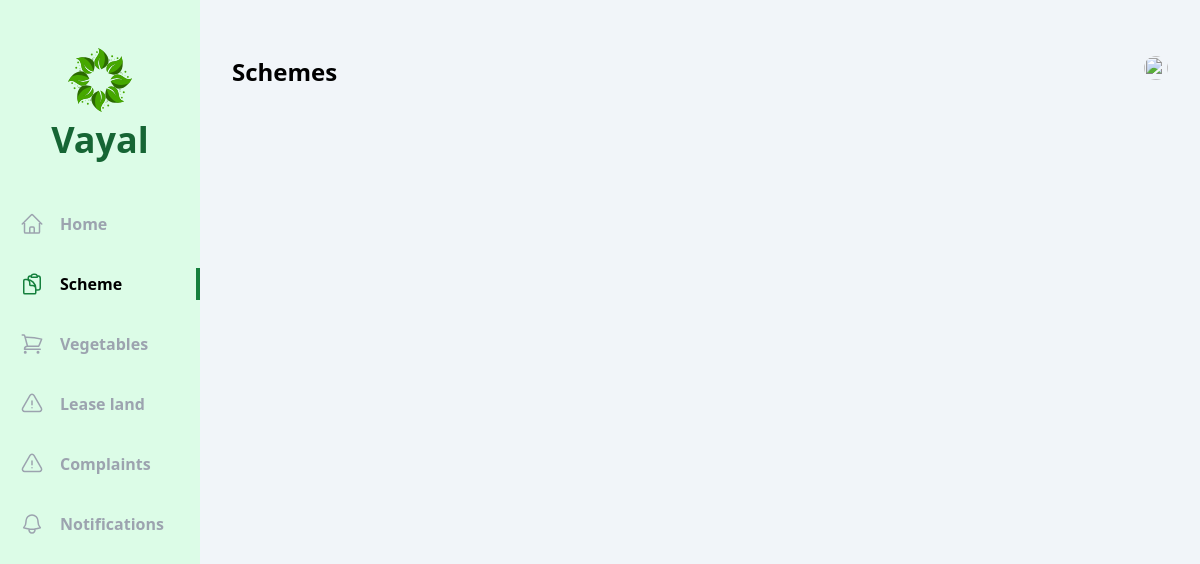
The app's page /user/schemes/, older data.
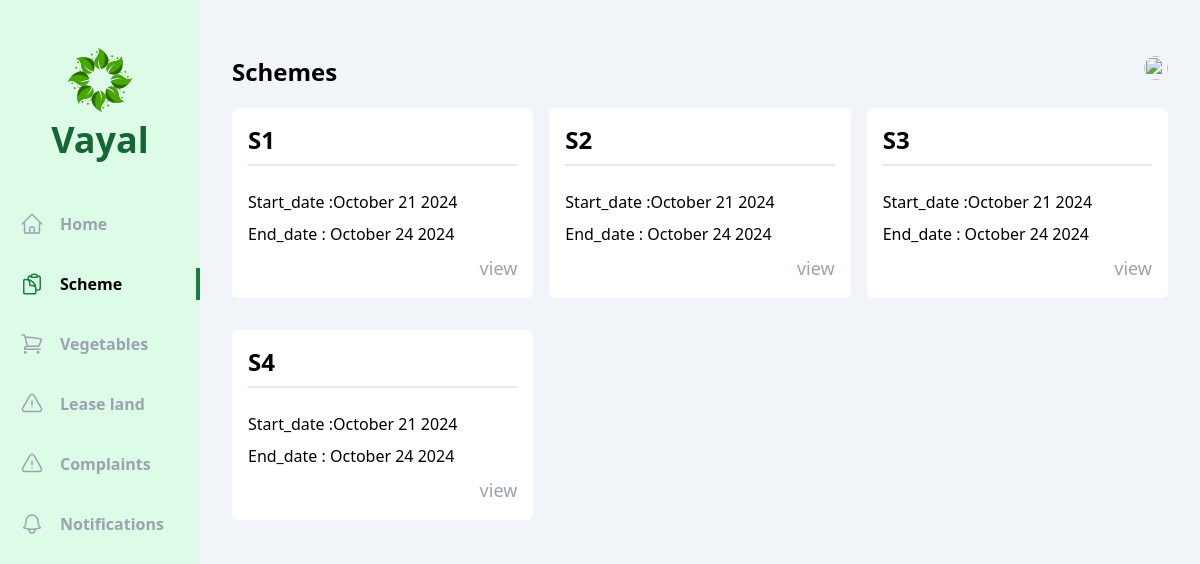
The same page, newer data.
### officer/models.py (models this page shows, shortened)
class Scheme(models.Model):
    name=models.CharField(max_length=250)
    type=models.CharField(max_length=50,choices=schem_type)
    description=models.CharField(max_length=250)
    criteria=models.CharField(max_length=250)
    start_date=models.DateTimeField(auto_now_add=True)
    end_date=models.DateField()

### vayal_user/views/schemes.py (the view)
# urls.py: path('schemes/',schemes.index,name='schemes'),
def index(request):
    schemes=Scheme.objects.all()
    return render(request,'vayal_user/schemes/index.html',{'schemes':schemes})

### vayal_user/templates/vayal_user/schemes/index.html (shortened to what this page needs)
{% extends 'base.html' %}
{% block content %}
<div class="flex  bg-slate-100">
  <div class="w-2/12 bg-green-100 flex flex-col items-center pb-10">
      <div class="my-12 flex flex-col gap-2 justify-center items-center">
          <h1 class="text-4xl font-bold text-green-800 ">Vayal</h1>
      </div>
      <ul class="flex flex-col gap-7 w-full font-bold text-gray-400">
        <li class="w-full flex items-center px-5 py-1 gap-4 group hover:text-gray-500 cursor-pointer hover:border-green-700 hover:border-r-4">
              <a href="{% url 'vayal_user:home' %}">Home</a>
          </li>
          <li class="w-full flex items-center px-5 py-1 gap-4 border-r-4 text-black border-green-700">
              <a href="#">Scheme</a>
          </li>
          <li class="w-full flex items-center px-5 py-1 gap-4 group hover:text-gray-500 cursor-pointer hover:border-green-700 hover:border-r-4">
            <a href="{% url 'vayal_user:vegetables' %}">Vegetables</a>
        </li>
        <li class="w-full flex items-center px-5 py-1 gap-4 group hover:text-gray-500 cursor-pointer hover:border-green-700 hover:border-r-4">
            <a href="{% url 'vayal_user:complaints' %}">Lease land</a>
        </li>
        <li class="w-full flex items-center px-5 py-1 gap-4 group hover:text-gray-500 cursor-pointer hover:border-green-700 hover:border-r-4">
            <a href="{% url 'vayal_user:complaints' %}">Complaints</a>
        </li>
        <li class="w-full flex items-center px-5 py-1 gap-4 group hover:text-gray-500 cursor-pointer hover:border-green-700 hover:border-r-4">
            <a href="{% url 'vayal_user:notifications' %}">Notifications</a>
        </li>
      </ul>
    </div>
    <div class="w-10/12 h-screen overflow-y-auto px-8 py-14">
      <div class="flex justify-between mb-5">
          <h1 class="text-2xl font-bold">Schemes</h1>
          <div class="relative">
              <img id="profile" src="/uploads/{{student.image}}" class="h-6 w-6 rounded-full cursor-pointer" alt="">
          </div>
      </div>
      <div class="grid grid-cols-3 gap-x-4 gap-y-8">
        {% for scheme in schemes %}
            <div class="flex flex-col bg-white p-4 rounded-md gap-2">
                <span class="text-2xl font-bold mb-4 pb-2 border-b-2 border-slate-200">{{scheme.name }}</span>
                <span>Start_date :{{scheme.start_date  | date:"F d Y" }}</span>
                <span>End_date : {{scheme.end_date  | date:"F d Y" }}</span>
                <div class="flex justify-end ">
                    <a href ="{% url 'vayal_user:details_schemes' scheme.id  %}" class="text-lg text-gray-400 ">view</a>
                </div>
            </div>
        {% endfor %}
    </div>
</div>
  </div>
{% endblock content %}

### templates/base.html (shortened to what this page needs)
<!DOCTYPE html>
<html lang="en">
<head>
    <script src="https://cdn.tailwindcss.com"></script>
</head>
<body>
    {% block content %}
    {% endblock content %}
</body>
</html>

Row changes from the older to the newer data that the page shows:
added Scheme: name "S1", start_date "October 21 2024", end_date "October 24 2024"
added Scheme: name "S2", start_date "October 21 2024", end_date "October 24 2024"
added Scheme: name "S3", start_date "October 21 2024", end_date "October 24 2024"
added Scheme: name "S4", start_date "October 21 2024", end_date "October 24 2024"
